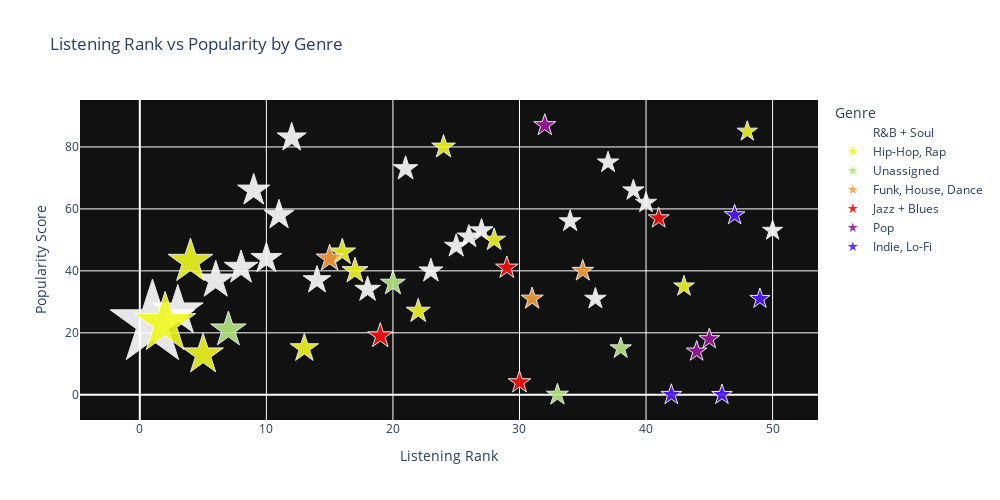

Notebook code cell kept with this figure:
### Code cell
### BOOKMARK 2: GRAPH BY GENRE
## Good graph 1: scaled + manually assigned genres
scaled_size = scaler.fit_transform(1 / condensed_data['rank'].values.reshape(-1, 1)).flatten()

fig = px.scatter(
    condensed_data,
    x='rank',
    y='popularity',
    color='genre_group',
    color_discrete_map=base_colors,
    title='Listening Rank vs Popularity by Genre',
    size=scaled_size,
    size_max=45
)

fig.update_traces(marker=dict(opacity=0.9, symbol='star'), selector=dict(mode='markers'))
fig.update_layout(
    plot_bgcolor='#111111',
    xaxis_title='Listening Rank',
    yaxis_title='Popularity Score',
    legend_title='Genre',
    height=500,
    width=1000
)

fig.show()

### Figure 1 — Plotly figure (JSON) as saved in the notebook; plotly's stock layout.template omitted (floating-point values rounded to 4 significant figures)
{"data": [{"hovertemplate": "genre_group=R&B + Soul<br>rank=%{x}<br>popularity=%{y}<br>size=%{marker.size}<extra></extra>", "legendgroup": "R&B + Soul", "marker": {"color": "#ffffff", "opacity": 0.9, "size": [35, 12.55, 6.939, 5.536, 5.068, 4.694, 4.388, 4.133, 3.732, 3.197, 2.93, 2.791, 2.673, 2.622, 2.574, 2.317, 2.262, 2.237, 2.19, 2.168, 2], "sizemode": "area", "sizeref": 0.01728, "symbol": "star"}, "mode": "markers", "name": "R&B + Soul", "orientation": "v", "showlegend": true, "type": "scatter", "x": [1, 3, 6, 8, 9, 10, 11, 12, 14, 18, 21, 23, 25, 26, 27, 34, 36, 37, 39, 40, 50], "xaxis": "x", "y": [23, 27, 37, 41, 66, 44, 58, 83, 37, 34, 73, 40, 48, 51, 53, 56, 31, 75, 66, 62, 53], "yaxis": "y"}, {"hovertemplate": "genre_group=Hip-Hop, Rap<br>rank=%{x}<br>popularity=%{y}<br>size=%{marker.size}<extra></extra>", "legendgroup": "Hip-Hop, Rap", "marker": {"color": "#f0f921", "opacity": 0.9, "size": [18.16, 9.745, 8.061, 3.917, 3.431, 3.307, 2.857, 2.73, 2.529, 2.11, 2.028], "sizemode": "area", "sizeref": 0.01728, "symbol": "star"}, "mode": "markers", "name": "Hip-Hop, Rap", "orientation": "v", "showlegend": true, "type": "scatter", "x": [2, 4, 5, 13, 16, 17, 22, 24, 28, 43, 48], "xaxis": "x", "y": [23, 43, 13, 15, 46, 40, 27, 80, 50, 35, 85], "yaxis": "y"}, {"hovertemplate": "genre_group=Unassigned<br>rank=%{x}<br>popularity=%{y}<br>size=%{marker.size}<extra></extra>", "legendgroup": "Unassigned", "marker": {"color": "#B6E880", "opacity": 0.9, "size": [6.137, 3.01, 2.347, 2.213], "sizemode": "area", "sizeref": 0.01728, "symbol": "star"}, "mode": "markers", "name": "Unassigned", "orientation": "v", "showlegend": true, "type": "scatter", "x": [7, 20, 33, 38], "xaxis": "x", "y": [21, 36, 0, 15], "yaxis": "y"}, {"hovertemplate": "genre_group=Funk, House, Dance<br>rank=%{x}<br>popularity=%{y}<br>size=%{marker.size}<extra></extra>", "legendgroup": "Funk, House, Dance", "marker": {"color": "#fb9f3a", "opacity": 0.9, "size": [3.571, 2.413, 2.289], "sizemode": "area", "sizeref": 0.01728, "symbol": "star"}, "mode": "markers", "name": "Funk, House, Dance", "orientation": "v", "showlegend": true, "type": "scatter", "x": [15, 31, 35], "xaxis": "x", "y": [44, 31, 40], "yaxis": "y"}, {"hovertemplate": "genre_group=Jazz + Blues<br>rank=%{x}<br>popularity=%{y}<br>size=%{marker.size}<extra></extra>", "legendgroup": "Jazz + Blues", "marker": {"color": "#fb0b0c", "opacity": 0.9, "size": [3.099, 2.488, 2.449, 2.148], "sizemode": "area", "sizeref": 0.01728, "symbol": "star"}, "mode": "markers", "name": "Jazz + Blues", "orientation": "v", "showlegend": true, "type": "scatter", "x": [19, 29, 30, 41], "xaxis": "x", "y": [19, 41, 4, 57], "yaxis": "y"}, {"hovertemplate": "genre_group=Pop<br>rank=%{x}<br>popularity=%{y}<br>size=%{marker.size}<extra></extra>", "legendgroup": "Pop", "marker": {"color": "#9c179e", "opacity": 0.9, "size": [2.379, 2.092, 2.075], "sizemode": "area", "sizeref": 0.01728, "symbol": "star"}, "mode": "markers", "name": "Pop", "orientation": "v", "showlegend": true, "type": "scatter", "x": [32, 44, 45], "xaxis": "x", "y": [87, 14, 18], "yaxis": "y"}, {"hovertemplate": "genre_group=Indie, Lo-Fi<br>rank=%{x}<br>popularity=%{y}<br>size=%{marker.size}<extra></extra>", "legendgroup": "Indie, Lo-Fi", "marker": {"color": "#511cfb", "opacity": 0.9, "size": [2.128, 2.059, 2.043, 2.014], "sizemode": "area", "sizeref": 0.01728, "symbol": "star"}, "mode": "markers", "name": "Indie, Lo-Fi", "orientation": "v", "showlegend": true, "type": "scatter", "x": [42, 46, 47, 49], "xaxis": "x", "y": [0, 0, 58, 31], "yaxis": "y"}], "layout": {"height": 500, "legend": {"itemsizing": "constant", "title": {"text": "Genre"}, "tracegroupgap": 0}, "plot_bgcolor": "#111111", "title": {"text": "Listening Rank vs Popularity by Genre"}, "width": 1000, "xaxis": {"anchor": "y", "autorange": true, "domain": [0, 1], "range": [-4.78, 53.6], "title": {"text": "Listening Rank"}, "type": "linear"}, "yaxis": {"anchor": "x", "autorange": true, "domain": [0, 1], "range": [-8.139, 95.16], "title": {"text": "Popularity Score"}, "type": "linear"}}}
